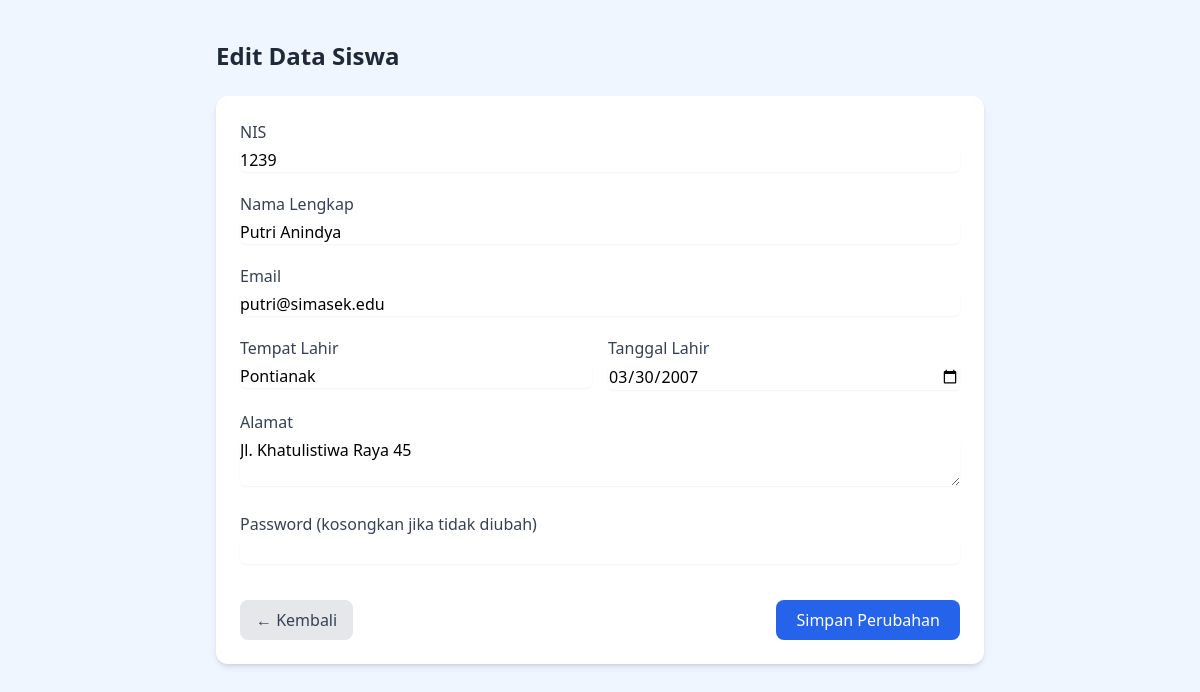
The app's page /admin/update.php?id=6 (signed in) with its own data.
### tables this page shows
CREATE TABLE `user` (
  `id` int NOT NULL,
  `role` varchar(100) NOT NULL,
  `email` varchar(100) NOT NULL,
  `password` varchar(100) NOT NULL,
  `nama_lengkap` varchar(100) NOT NULL,
  `tempat_lahir` varchar(100) NOT NULL,
  `tanggal_lahir` date NOT NULL,
  `alamat` varchar(100) NOT NULL,
  `nis` decimal(8,0) NOT NULL
);

### admin/update.php (the view, shortened to what this page needs)
<?php
include '../connection.php';
$id = intval($_GET['id']);
$stmt = $db->prepare("SELECT * FROM user WHERE id = ? AND role = 'siswa'");
$stmt->bind_param("i", $id);
$stmt->execute();
$result = $stmt->get_result();
$siswa = $result->fetch_assoc();
?>
<!DOCTYPE html>
<html lang="id">
<head>
  <script src="https://cdn.tailwindcss.com"></script>
</head>
<body class="bg-blue-50 min-h-screen">
  <div class="max-w-3xl mx-auto py-10">
    <h1 class="text-2xl font-semibold text-gray-800 mb-6">Edit Data Siswa</h1>
    <form method="POST" class="bg-white shadow-md rounded-xl p-6 space-y-5">
      <div>
        <label class="block text-gray-700 font-medium mb-1">NIS</label>
        <input type="text" name="nis" value="<?= htmlspecialchars($siswa['nis']) ?>" class="w-full border-gray-300 rounded-md shadow-sm focus:ring-blue-500 focus:border-blue-500" required>
      </div>
      <div>
        <label class="block text-gray-700 font-medium mb-1">Nama Lengkap</label>
        <input type="text" name="nama_lengkap" value="<?= htmlspecialchars($siswa['nama_lengkap']) ?>" class="w-full border-gray-300 rounded-md shadow-sm focus:ring-blue-500 focus:border-blue-500" required>
      </div>
      <div>
        <label class="block text-gray-700 font-medium mb-1">Email</label>
        <input type="email" name="email" value="<?= htmlspecialchars($siswa['email']) ?>" class="w-full border-gray-300 rounded-md shadow-sm focus:ring-blue-500 focus:border-blue-500" required>
      </div>
      <div class="grid grid-cols-1 md:grid-cols-2 gap-4">
        <div>
          <label class="block text-gray-700 font-medium mb-1">Tempat Lahir</label>
          <input type="text" name="tempat_lahir" value="<?= htmlspecialchars($siswa['tempat_lahir']) ?>" class="w-full border-gray-300 rounded-md shadow-sm focus:ring-blue-500 focus:border-blue-500">
        </div>
        <div>
          <label class="block text-gray-700 font-medium mb-1">Tanggal Lahir</label>
          <input type="date" name="tanggal_lahir" value="<?= htmlspecialchars($siswa['tanggal_lahir']) ?>" class="w-full border-gray-300 rounded-md shadow-sm focus:ring-blue-500 focus:border-blue-500">
        </div>
      </div>
      <div>
        <label class="block text-gray-700 font-medium mb-1">Alamat</label>
        <textarea name="alamat" class="w-full border-gray-300 rounded-md shadow-sm focus:ring-blue-500 focus:border-blue-500"><?= htmlspecialchars($siswa['alamat']) ?></textarea>
      </div>
      <div>
        <label class="block text-gray-700 font-medium mb-1">Password (kosongkan jika tidak diubah)</label>
        <input type="password" name="password" class="w-full border-gray-300 rounded-md shadow-sm focus:ring-blue-500 focus:border-blue-500">
      </div>
      <div class="flex justify-between items-center pt-4">
        <a href="datasiswa.php" class="px-4 py-2 bg-gray-200 text-gray-700 rounded-lg hover:bg-gray-300">← Kembali</a>
        <button type="submit" class="px-5 py-2 bg-blue-600 text-white rounded-lg hover:bg-blue-700">Simpan Perubahan</button>
      </div>
    </form>
  </div>
</body>
</html>

### records on screen
user: nis "1239", nama_lengkap "Putri Anindya", email "putri@simasek.edu", tempat_lahir "Pontianak", tanggal_lahir "03/30/2007", alamat "Jl. Khatulistiwa Raya 45"
